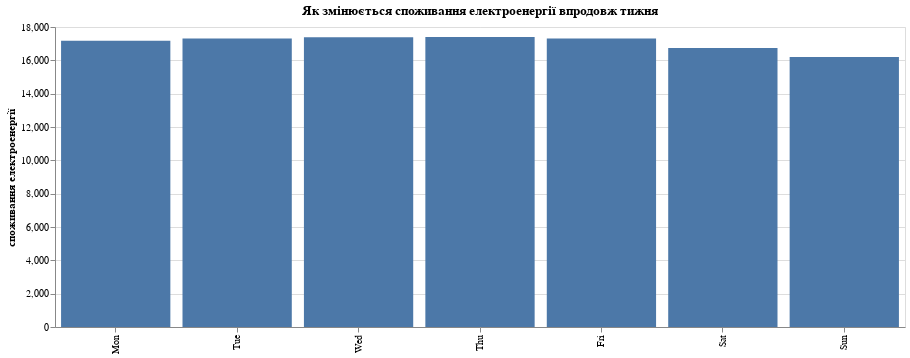

The cell this chart's notebook holds for it:
### Code cell
alt.Chart(df5).mark_bar().encode(
    x = alt.X('weekday:O', title = "", sort = ['Mon', 'Tue', 'Wed', 'Thu',  "Fri", 'Sat','Sun']),
    y = alt.Y('av:Q', scale = alt.Scale(
                  zero = False), title = 'споживання електроенергії')
).properties(width = 850, title = 'Як змінюється споживання електроенергії впродовж тижня')


# barchart гарно показує співвідношення та зміни у часі. 
# linechart , area chart теж можуть тут бути, це гарні варіанти 
# недолік цієї візуалізаціі це те, що вона показує лише серенє значення за рік, що не є точним числом.
# насправіді, на графіку "споживання електроенергії від дня року та години доби" також видно, що 
# два дня тижня регулярно даєть набагато менший резулат, ніж інші дні.

### Figure 1 — Vega-Lite specification as saved in the notebook (floating-point values rounded to 4 significant figures)
{"config": {"view": {"continuousWidth": 400, "continuousHeight": 300}}, "data": {"name": "data-a88daf8299d4780e853ceed6c346c496"}, "mark": "bar", "encoding": {"x": {"type": "ordinal", "field": "weekday", "sort": ["Mon", "Tue", "Wed", "Thu", "Fri", "Sat", "Sun"], "title": ""}, "y": {"type": "quantitative", "field": "av", "scale": {"zero": false}, "title": "споживання електроенергії"}}, "title": "Як змінюється споживання електроенергії впродовж тижня", "width": 850, "$schema": "https://vega.github.io/schema/vega-lite/v4.8.1.json", "datasets": {"data-a88daf8299d4780e853ceed6c346c496": [{"weekday": "Mon", "av": 17170.0}, {"weekday": "Sun", "av": 16190.0}, {"weekday": "Sat", "av": 16740.0}, {"weekday": "Fri", "av": 17310.0}, {"weekday": "Thu", "av": 17400.0}, {"weekday": "Wed", "av": 17380.0}, {"weekday": "Tue", "av": 17310.0}]}}
